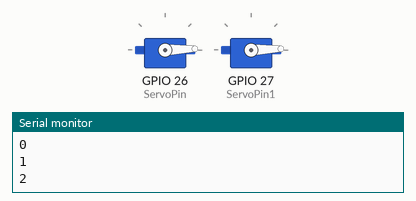
Simulated run of this program. Board: ESP32. Shown: 2 × servo, the last lines printed to the serial monitor.

Above: at 0.05 s.
At 1.75 s:
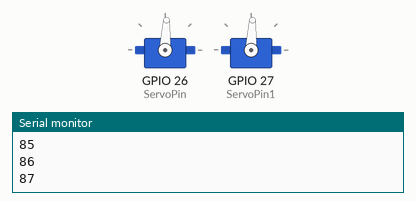
At 3.45 s:
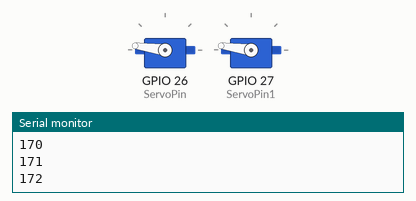
At 6.9 s:
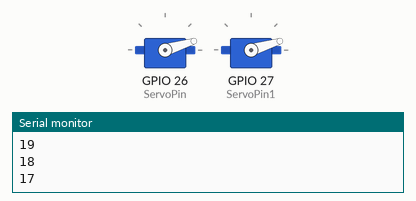
Timing chart, 0 to 9.6 s (numbered marks = the images above):
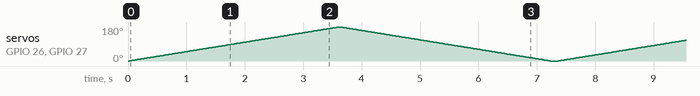

The program:

main.cpp
```cpp
#include <Arduino.h>
#include <Servo.h>

#define THRESHOLD 1000 // CHANGE YOUR THRESHOLD HERE
#define ServoPin   26
#define ServoPin1   27

Servo myservo;

Servo myservo1;
void setup() {
    Serial.begin(115200);
    myservo.attach(ServoPin);
    myservo1.attach(ServoPin1);
}

void loop() {

    for(int posDegrees = 0; posDegrees <= 180; posDegrees++) {
        myservo.write(posDegrees);
        myservo1.write(posDegrees);
        Serial.println(posDegrees);
        delay(20);
    }

    for(int posDegrees = 180; posDegrees >= 0; posDegrees--) {
        myservo.write(posDegrees);
        myservo1.write(posDegrees);
        Serial.println(posDegrees);
        delay(20);
    }


  delay(100);

}
```
